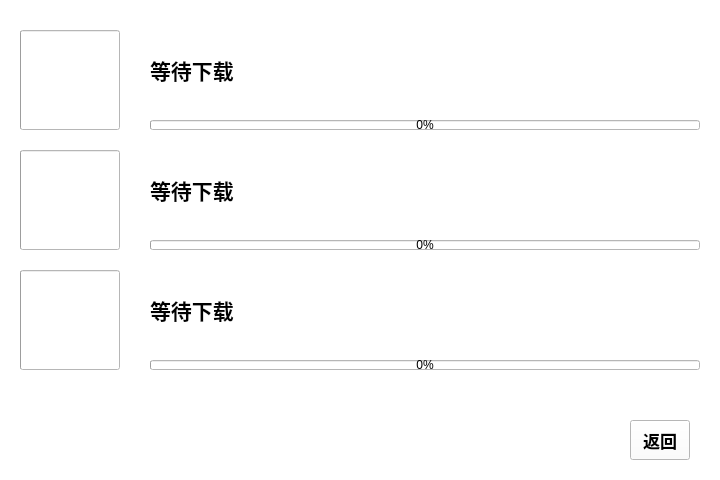
<?xml version="1.0" encoding="UTF-8"?>
<ui version="4.0">
 <class>Form</class>
 <widget class="QWidget" name="Form">
  <property name="geometry">
   <rect>
    <x>0</x>
    <y>0</y>
    <width>720</width>
    <height>480</height>
   </rect>
  </property>
  <property name="windowTitle">
   <string>Form</string>
  </property>
  <widget class="QWidget" name="widget" native="true">
   <property name="geometry">
    <rect>
     <x>0</x>
     <y>0</y>
     <width>720</width>
     <height>480</height>
    </rect>
   </property>
   <property name="styleSheet">
    <string notr="true">background-color: rgb(255, 255, 255);</string>
   </property>
   <widget class="QWidget" name="widget_2" native="true">
    <property name="geometry">
     <rect>
      <x>20</x>
      <y>30</y>
      <width>680</width>
      <height>100</height>
     </rect>
    </property>
    <widget class="ProgressRing" name="processing1">
     <property name="geometry">
      <rect>
       <x>0</x>
       <y>0</y>
       <width>100</width>
       <height>100</height>
      </rect>
     </property>
     <property name="minimumSize">
      <size>
       <width>50</width>
       <height>50</height>
      </size>
     </property>
     <property name="maximumSize">
      <size>
       <width>200</width>
       <height>200</height>
      </size>
     </property>
     <property name="strokeWidth">
      <number>5</number>
     </property>
    </widget>
    <widget class="SubtitleLabel" name="Title1">
     <property name="geometry">
      <rect>
       <x>130</x>
       <y>0</y>
       <width>551</width>
       <height>80</height>
      </rect>
     </property>
     <property name="font">
      <font>
       <family>Microsoft YaHei</family>
       <pointsize>16</pointsize>
       <weight>75</weight>
       <bold>true</bold>
      </font>
     </property>
     <property name="text">
      <string>等待下载</string>
     </property>
     <property name="alignment">
      <set>Qt::AlignLeading|Qt::AlignLeft|Qt::AlignVCenter</set>
     </property>
    </widget>
    <widget class="ProgressBar" name="ProgressBar1">
     <property name="geometry">
      <rect>
       <x>130</x>
       <y>90</y>
       <width>550</width>
       <height>10</height>
      </rect>
     </property>
     <property name="minimumSize">
      <size>
       <width>0</width>
       <height>10</height>
      </size>
     </property>
     <property name="value">
      <number>0</number>
     </property>
    </widget>
   </widget>
   <widget class="PrimaryPushButton" name="BackButton">
    <property name="geometry">
     <rect>
      <x>630</x>
      <y>420</y>
      <width>60</width>
      <height>40</height>
     </rect>
    </property>
    <property name="font">
     <font>
      <family>Microsoft YaHei</family>
      <pointsize>13</pointsize>
      <weight>75</weight>
      <bold>true</bold>
     </font>
    </property>
    <property name="text">
     <string>返回</string>
    </property>
   </widget>
   <widget class="QWidget" name="widget_3" native="true">
    <property name="geometry">
     <rect>
      <x>20</x>
      <y>150</y>
      <width>680</width>
      <height>100</height>
     </rect>
    </property>
    <widget class="ProgressRing" name="processing2">
     <property name="geometry">
      <rect>
       <x>0</x>
       <y>0</y>
       <width>100</width>
       <height>100</height>
      </rect>
     </property>
     <property name="minimumSize">
      <size>
       <width>50</width>
       <height>50</height>
      </size>
     </property>
     <property name="maximumSize">
      <size>
       <width>200</width>
       <height>200</height>
      </size>
     </property>
     <property name="strokeWidth">
      <number>5</number>
     </property>
    </widget>
    <widget class="SubtitleLabel" name="Title2">
     <property name="geometry">
      <rect>
       <x>130</x>
       <y>0</y>
       <width>550</width>
       <height>80</height>
      </rect>
     </property>
     <property name="font">
      <font>
       <family>Microsoft YaHei</family>
       <pointsize>16</pointsize>
       <weight>75</weight>
       <bold>true</bold>
      </font>
     </property>
     <property name="text">
      <string>等待下载</string>
     </property>
     <property name="alignment">
      <set>Qt::AlignLeading|Qt::AlignLeft|Qt::AlignVCenter</set>
     </property>
    </widget>
    <widget class="ProgressBar" name="ProgressBar2">
     <property name="geometry">
      <rect>
       <x>130</x>
       <y>90</y>
       <width>550</width>
       <height>10</height>
      </rect>
     </property>
     <property name="minimumSize">
      <size>
       <width>0</width>
       <height>10</height>
      </size>
     </property>
     <property name="value">
      <number>0</number>
     </property>
    </widget>
   </widget>
   <widget class="QWidget" name="widget_4" native="true">
    <property name="geometry">
     <rect>
      <x>20</x>
      <y>270</y>
      <width>680</width>
      <height>100</height>
     </rect>
    </property>
    <widget class="ProgressRing" name="processing3">
     <property name="geometry">
      <rect>
       <x>0</x>
       <y>0</y>
       <width>100</width>
       <height>100</height>
      </rect>
     </property>
     <property name="minimumSize">
      <size>
       <width>50</width>
       <height>50</height>
      </size>
     </property>
     <property name="maximumSize">
      <size>
       <width>200</width>
       <height>200</height>
      </size>
     </property>
     <property name="strokeWidth">
      <number>5</number>
     </property>
    </widget>
    <widget class="SubtitleLabel" name="Title3">
     <property name="geometry">
      <rect>
       <x>130</x>
       <y>0</y>
       <width>550</width>
       <height>80</height>
      </rect>
     </property>
     <property name="font">
      <font>
       <family>Microsoft YaHei</family>
       <pointsize>16</pointsize>
       <weight>75</weight>
       <bold>true</bold>
      </font>
     </property>
     <property name="text">
      <string>等待下载</string>
     </property>
     <property name="alignment">
      <set>Qt::AlignLeading|Qt::AlignLeft|Qt::AlignVCenter</set>
     </property>
    </widget>
    <widget class="ProgressBar" name="ProgressBar3">
     <property name="geometry">
      <rect>
       <x>130</x>
       <y>90</y>
       <width>550</width>
       <height>10</height>
      </rect>
     </property>
     <property name="minimumSize">
      <size>
       <width>0</width>
       <height>10</height>
      </size>
     </property>
     <property name="value">
      <number>0</number>
     </property>
    </widget>
   </widget>
  </widget>
 </widget>
 <customwidgets>
  <customwidget>
   <class>PushButton</class>
   <extends>QPushButton</extends>
   <header>qfluentwidgets</header>
  </customwidget>
  <customwidget>
   <class>PrimaryPushButton</class>
   <extends>PushButton</extends>
   <header>qfluentwidgets</header>
  </customwidget>
  <customwidget>
   <class>SubtitleLabel</class>
   <extends>QLabel</extends>
   <header>qfluentwidgets</header>
  </customwidget>
  <customwidget>
   <class>ProgressBar</class>
   <extends>QProgressBar</extends>
   <header>qfluentwidgets</header>
  </customwidget>
  <customwidget>
   <class>ProgressRing</class>
   <extends>ProgressBar</extends>
   <header>qfluentwidgets</header>
  </customwidget>
 </customwidgets>
 <resources/>
 <connections/>
</ui>
